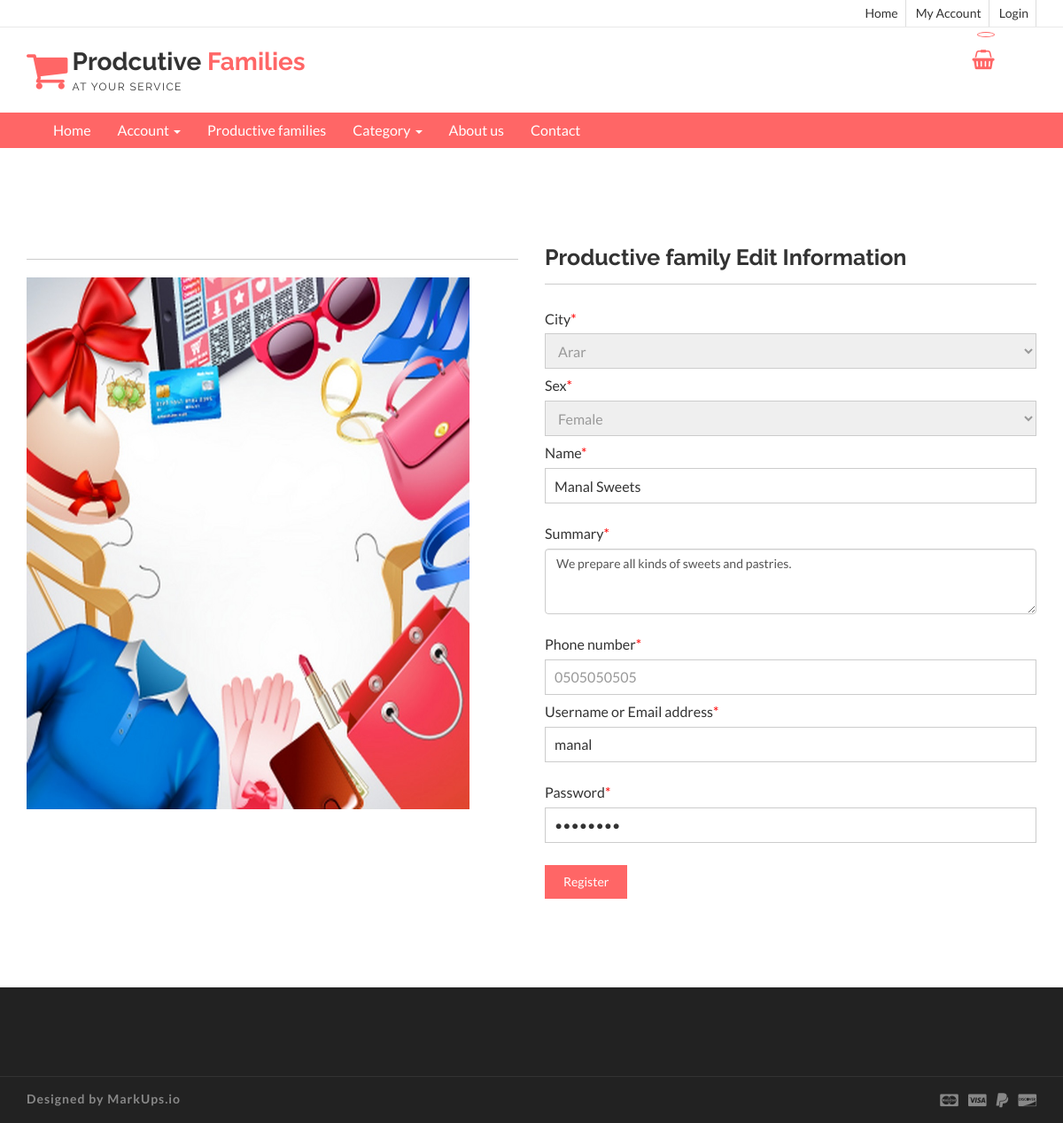
The app's page /editprodata.php?proid=1 with its own data.
### tables this page shows
CREATE TABLE `profamily` (
  `proid` int(11) NOT NULL,
  `proname` varchar(100) NOT NULL,
  `city` varchar(100) NOT NULL,
  `kind` varchar(50) NOT NULL,
  `phoneno` varchar(50) NOT NULL,
  `summary` text NOT NULL,
  `username` varchar(50) NOT NULL,
  `password` varchar(50) NOT NULL
);

### editprodata.php (the view, shortened to what this page needs)
<!DOCTYPE html>
<html lang="en">
  <head>
    <link href="css/font-awesome.css" rel="stylesheet">
    <link href="css/bootstrap.css" rel="stylesheet">
    <link href="css/jquery.smartmenus.bootstrap.css" rel="stylesheet">
    <link rel="stylesheet" type="text/css" href="css/jquery.simpleLens.css">
    <link rel="stylesheet" type="text/css" href="css/slick.css">
    <link rel="stylesheet" type="text/css" href="css/nouislider.css">
    <link id="switcher" href="css/theme-color/default-theme.css" rel="stylesheet">
    <link href="css/sequence-theme.modern-slide-in.css" rel="stylesheet" media="all">
    <link href="css/style.css" rel="stylesheet">
  </head>
  <body>
  <header id="aa-header">
    <div class="aa-header-top">
      <div class="container">
        <div class="row">
          <div class="col-md-12">
            <div class="aa-header-top-area">
              <div class="aa-header-top-right">
                 <ul class="aa-head-top-nav-right">
                    <li class="hidden-xs"><a href="index.php">Home</a></li>
                  <li><a href="profamilyhome.php">My Account</a></li>
                  <li><a href="" data-toggle="modal" data-target="#login-modal">Login</a></li>
                </ul>
              </div>
            </div>
          </div>
        </div>
      </div>
    </div>
    <div class="aa-header-bottom">
      <div class="container">
        <div class="row">
          <div class="col-md-12">
            <div class="aa-header-bottom-area">
              <div class="aa-logo">
                <a href="index.html">
                  <span class="fa fa-shopping-cart"></span>
                  <p>Prodcutive <strong>Families</strong> <span>at your service</span></p>
                </a>
              </div>
              <div class="aa-cartbox">
                <a class="aa-cart-link" href="#">
                  <span class="fa fa-shopping-basket"></span>
                  <span class="aa-cart-notify"></span>
                </a>
              </div>
            </div>
          </div>
        </div>
      </div>
    </div>
  </header>
  <section id="menu">
    <div class="container">
      <div class="menu-area">
        <div class="navbar navbar-default" role="navigation">
          <div class="navbar-collapse collapse">
            <ul class="nav navbar-nav">
              <li><a href="index.php">Home</a></li>
              <li><a href="#">Account <span class="caret"></span></a>
              </li>
              <li><a href="profamily.php">Productive families </a>
              </li>
              <li><a href="#">Category <span class="caret"></span></a>
              </li>
                 <li><a href="about.php">About us</a></li>
                <li><a href="contact.php">Contact</a></li>
            </ul>
          </div>
        </div>
      </div>
    </div>
  </section>
<?php
require 'config.php';
$proid= $_GET['proid'];
$result = mysqli_query($con,"SELECT * FROM profamily where proid= '$proid' ")
or die(mysqli_error());
while($row = mysqli_fetch_array( $result )) {
?>
 <section id="aa-myaccount">
   <div class="container">
     <div class="row">
       <div class="col-md-12">
        <div class="aa-myaccount-area">
            <div class="row">
              <div class="col-md-6">
                <div class="aa-myaccount-login">
                <h4></h4>
                 <img src="img/343.jpg" width="500" height="600">
                </div>
              </div>
              <div class="col-md-6">
                <div class="aa-myaccount-register">
                 <h4>Productive family Edit Information</h4>
                 <form action="" class="aa-login-form" method="post">
                     <label for="">City<span>*</span></label>
                     <select name="city" required style=" border: 1px solid #ccc;
  color: #999;
  height: 40px;
  padding: 10px;
  width: 100%; " >
                                  <option value="<?php echo htmlentities($row['city']);?>"><?php echo htmlentities($row['city']);?></option>
                                </select>
                     <label for="">Sex<span>*</span></label>
                     <select name="kind" required style=" border: 1px solid #ccc;
  color: #999;
  height: 40px;
  padding: 10px;
  width: 100%; " >
                         <option value="<?php echo htmlentities($row['kind']);?>"><?php echo htmlentities($row['kind']);?></option>
                                </select>
                    <label for="">Name<span>*</span></label>
                    <input type="text" placeholder="name" value="<?php echo htmlentities($row['proname']);?>" name="name" required>
                     <label for="">Summary<span>*</span></label>
                     <div class="form-group">
                      <textarea class="form-control" rows="3"  placeholder="summary" name="summary"><?php echo htmlentities($row['summary']);?></textarea>
                    </div>
                     <label for="">Phone number<span>*</span></label>
                    <input type="tel" placeholder="Enter correct phone number" value="<?php echo htmlentities($row['phoneno']);?>" name="phone" pattern="[05]{2}[0-9]{4}[0-9]{4}" required style=" border: 1px solid #ccc;
  color: #999;
  height: 40px;
  padding: 10px;
  width: 100%; " >
                    <label for="">Username or Email address<span>*</span></label>
                    <input type="text" placeholder="Username or email" value="<?php echo htmlentities($row['username']);?>" name="username" required>
                    <label for="">Password<span>*</span></label>
                     <input type="password" placeholder="Password" value="<?php echo htmlentities($row['password']);?>" name="password" required minlength="8" data-msg="Password is not less than 8 characters">
                    <button type="submit" class="aa-browse-btn" name="log">Register</button>
                  </form>
                    <?php
}
?>
                </div>
              </div>
            </div>
         </div>
       </div>
     </div>
   </div>
 </section>
  <footer id="aa-footer">
    <div class="aa-footer-top">
    </div>
    <div class="aa-footer-bottom">
      <div class="container">
        <div class="row">
        <div class="col-md-12">
          <div class="aa-footer-bottom-area">
            <p>Designed by <a href="http://www.markups.io/">MarkUps.io</a></p>
            <div class="aa-footer-payment">
              <span class="fa fa-cc-mastercard"></span>
              <span class="fa fa-cc-visa"></span>
              <span class="fa fa-paypal"></span>
              <span class="fa fa-cc-discover"></span>
            </div>
          </div>
        </div>
      </div>
      </div>
    </div>
  </footer>
  </body>
</html>

### css/theme-color/default-theme.css (style rules this page uses)
.aa-browse-btn { background-color: #ff6666; border: 1px solid #ff6666; }
#aa-header .aa-header-bottom .aa-header-bottom-area .aa-logo a > span { color: #ff6666; }
#aa-header .aa-header-bottom .aa-header-bottom-area .aa-logo a strong { color: #ff6666; }
#aa-header .aa-header-bottom .aa-cartbox .aa-cart-link { color: #ff6666; }
#aa-header .aa-header-bottom .aa-cartbox .aa-cart-link .aa-cart-notify { border: 1px solid #ff6666; color: #ff6666; }
#aa-header .aa-header-bottom .aa-cartbox .aa-cart-link .aa-cart-notify:after { border-top-color: #ff6666; }
#menu { background-color: #ff6666; }

### records on screen
profamily: city "Arar", kind "Female", name "Manal Sweets", summary "We prepare all kinds of sweets and pastries.", phone "0505050505", username "manal"
